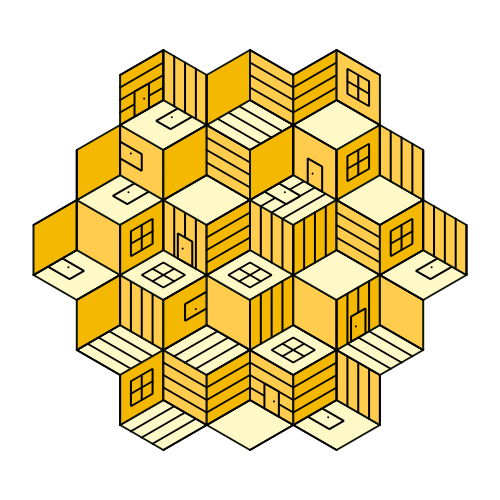
Frame 1 (no input)
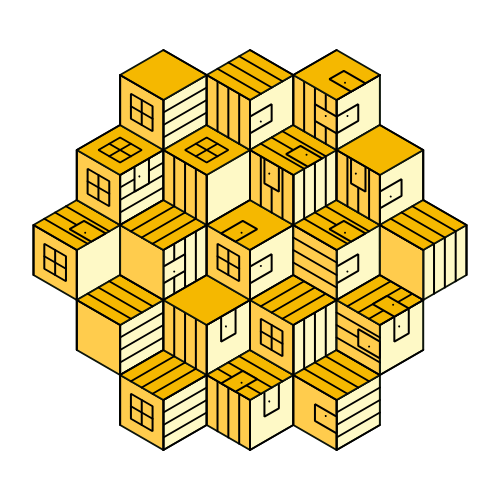
Frame 2 (the mouse pressed at the canvas centre, redrawn once)

The p5.js sketch that drew these frames (run headless with seeded random() and noise() and a simulated clock; the mouse was pressed at the canvas centre and the sketch redrawn once):

// p5.js sketch
// ── sketch.js
/*
Genuary 2022
JAN.9 "Architecture."

By Roni Kaufman
https://ronikaufman.github.io
*/

function setup() {
  createCanvas(500, 500);
  noLoop();
  strokeWeight(2);
  stroke("#0d150b");
  strokeJoin(BEVEL);
}

function draw() {
  background(255);
  translate(width/2, height/2);

  let s = 50;
  let t = s*sqrt(3)
  let n = 7;
	let mode = random([0, 1]); // which orientation for the hexagon
  let colors = shuffle(["#fef9c6", "#ffcc4d", "#f5b800"]);
  for (let i = -n; i <= n; i++) {
    for (let j = -n; j <= n; j++) {
      let x = (i*sqrt(3) + j*sqrt(3)/2)*s;
      let y = (j*3/2)*s;
      if (dist(x, y, 0, 0) < 200) {
        let theta0 = (mode == 0) ? 0 : PI/3;
        let k = (mode == 0) ? 0 : 2;
        for (let theta = theta0+PI/6; theta < TWO_PI; theta += TWO_PI/3) {
          push();
          translate(x + cos(theta)*s/2, y + sin(theta)*s/2);
          rotate(theta+PI/2);
          fill(colors[(k++)%3]);
          makeRhombus(s, t, random([1, 4]));
          pop();
        }
      }
    }
  }
}

/*
Make a rhombus centered on (0, 0)
s: long (horizontal) diagonal
t: short (vertical) disagonal
l: number of lines going accross, minus 1
*/

function makeRhombus(s, t, l) {
  beginShape();
  vertex(0, -s/2);
  vertex(t/2, 0);
  vertex(0, s/2);
  vertex(-t/2, 0);
  endShape(CLOSE);

  stroke(0);
  let a = [0, -s/2]; // top vertex
  let b = [t/2, 0]; // right vertex
  let c = [0, s/2]; // bottom vertex
  let d = [-t/2, 0]; // left vertex

  let inverted = false;
  if (random() < 1/2) {
    [b, d] = [d, b];
    inverted = true;
  }

  for (let z = 0; z <= 1; z += 1/l) {
    let [x1, y1] = lerp2D(a, b, z);
    let [x2, y2] = lerp2D(d, c, z);
    line(x1, y1, x2, y2);
  }

  if (random() < 1/3) {
    if (random() < 1/2) {
      [b, d] = [d, b];
    }
    let e = lerp2D(b, c, 1/2);
    let f = lerp2D(a, d, 1/2);
    let g = lerp2D(f, e, 1/3);
    let h = lerp2D(f, e, 2/3);
    let i = lerp2D(d, c, 2/3);
    let j = lerp2D(d, c, 1/3);
    quad(g[0], g[1], h[0], h[1], i[0], i[1], j[0], j[1]);

    let k = lerp2D(h, i, 1/2);
    let m = lerp2D(g, j, 1/2);
    let n = lerp2D(k, m, random([1, 2])/3);
    point(n[0], n[1]);
  } else if (random() < 1/2 && (l == 1)) {
    let e = lerp2D(b, c, 1/4);
    let f = lerp2D(b, c, 3/4);
    let g = lerp2D(d, a, 1/4);
    let h = lerp2D(d, a, 3/4);
    let i = lerp2D(e, h, 3/4);
    let j = lerp2D(e, h, 1/4);
    let k = lerp2D(f, g, 1/4);
    let m = lerp2D(f, g, 3/4);
    quad(i[0], i[1], j[0], j[1], k[0], k[1], m[0], m[1]);

    let n = lerp2D(i, j, 1/2);
    let o = lerp2D(j, k, 1/2);
    let p = lerp2D(k, m, 1/2);
    let q = lerp2D(m, i, 1/2);
    line(n[0], n[1], p[0], p[1]);
    line(o[0], o[1], q[0], q[1]);
  }
}

function lerp2D(a, b, t) {
  let xC = (1-t)*a[0] + t*b[0];
  let yC = (1-t)*a[1] + t*b[1];
  return [xC, yC];
}
